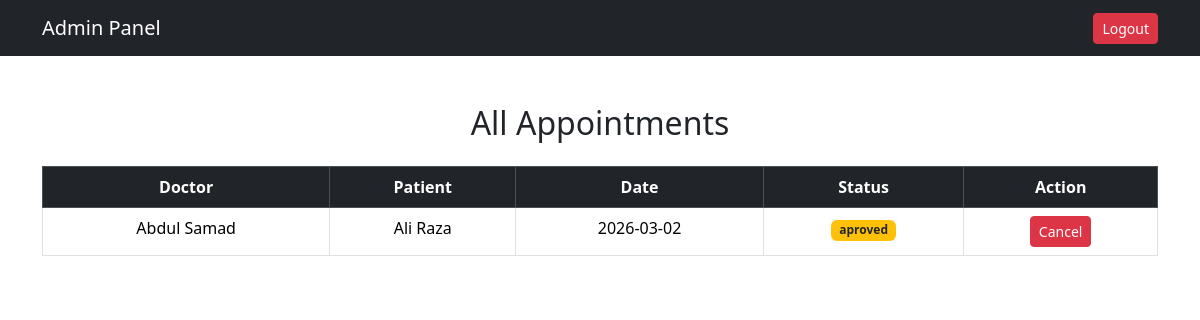
/pages/admin-appointments.php (signed in), run on the app's committed database.
### tables this page shows
CREATE TABLE `appointments` (
  `id` int(11) NOT NULL,
  `doctor_id` int(11) NOT NULL,
  `patient_id` int(11) NOT NULL,
  `date` varchar(55) NOT NULL,
  `time` varchar(55) NOT NULL,
  `status` varchar(55) NOT NULL DEFAULT 'pending',
  `created` timestamp NOT NULL DEFAULT curtime()
);

CREATE TABLE `doctor` (
  `id` int(11) NOT NULL,
  `name` varchar(55) NOT NULL,
  `email` varchar(55) NOT NULL,
  `pwd` varchar(55) NOT NULL,
  `Specialization` varchar(55) NOT NULL,
  `status` varchar(55) DEFAULT 'Activate',
  `created_at` timestamp NOT NULL DEFAULT curdate()
);

CREATE TABLE `patient` (
  `id` int(11) NOT NULL,
  `name` varchar(55) NOT NULL,
  `email` varchar(55) NOT NULL,
  `phone` varchar(20) NOT NULL,
  `doctor_id` int(11) NOT NULL,
  `slot` varchar(20) NOT NULL,
  `patient_date` date NOT NULL
);

### includes/model.php (called while the page is built, shortened)
<?php
class model
{
    public $conn;
    public function __construct($conn)
    {
        $this->conn = $conn;
    }
    public function fetch_records($table, $columns = ['*'], $join = "", $conditions = [])
    {
        $table = preg_replace('/[^a-zA-Z0-9_]/', '', $table);
        $cols = implode(', ', $columns);
        $sql = "SELECT $cols FROM `$table`";
        if (!empty($join)) {
            $sql .= " $join";
        }
        $stmt = $this->conn->prepare($sql);
        $stmt->execute();
        $result = $stmt->get_result();
        $data = [];
        while ($row = $result->fetch_assoc()) {
            $data[] = $row;
        }
        return $data;
    }
}
?>

### pages/admin-appointments.php (the view, shortened to what this page needs)
<?php
require_once 'includes/auth.php';
require_once 'includes/model.php';
$db = new database();
$conn = $db->connection();
$controller = new controller($conn);
$join = "
INNER JOIN appointments a ON a.doctor_id = doctor.id
INNER JOIN patient p ON p.id = a.patient_id
";
$data = $controller->fetch_records(
  'doctor',
  [
    'doctor.id',
    'doctor.name',
    'p.id AS patient_id',
    'a.id AS appointment_id',
    'p.name AS patient_name',
    'a.date',
    'a.time',
    'a.status'
  ],
  $join
);
?>
<!DOCTYPE html>
<html lang="en">
<head>
  <link href="https://cdn.jsdelivr.net/npm/bootstrap@5.3.2/dist/css/bootstrap.min.css" rel="stylesheet">
</head>
<body>
  <nav class="navbar navbar-expand-lg navbar-dark bg-dark">
    <div class="container">
      <span class="navbar-brand">Admin Panel</span>
      <div class="d-flex align-items-center text-white">
        <a href="./logout" class="btn btn-danger btn-sm">Logout</a>
      </div>
    </div>
  </nav>
  <div class="container py-5">
    <h2 class="mb-4 text-center">All Appointments</h2>
    <table class="table table-bordered text-center">
      <thead class="table-dark">
        <tr>
          <th>Doctor</th>
          <th>Patient</th>
          <th>Date</th>
          <th>Status</th>
          <th>Action</th>
        </tr>
      </thead>
      <tbody>
        <?php
        foreach ($data as $row) { ?>
          <tr>
            <td><?php echo $row['name']; ?></td>
            <td><?php echo $row['patient_name']; ?></td>
            <td><?php echo $row['date']; ?></td>
            <td><span class="badge bg-warning text-dark"><?php echo $row['status']; ?></span></td>
            <td>
              <?php if ($row['status'] != 'aproved') { ?>
                <a href="./admin-aproved?id=<?php echo $row['appointment_id']; ?>">
                  <button class="btn btn-success btn-sm">Approve</button>
                </a>
                <a href="./admin-cancel?id=<?php echo $row['appointment_id']; ?>">
                  <button class="btn btn-secondary btn-sm">Cancel</button>
                </a>
              <?php } else { ?>
                <a href="./admin-cancel?id=<?php echo $row['appointment_id']; ?>"><button
                    class="btn btn-danger btn-sm">Cancel</button></a>
              <?php } ?>
            </td>
          </tr>
        <?php } ?>
      </tbody>
    </table>
  </div>
</body>
</html>

### data on the page
appointments: doctor.name "Abdul Samad", patient.name "Ali Raza", date "2026-03-02", status "aproved"
